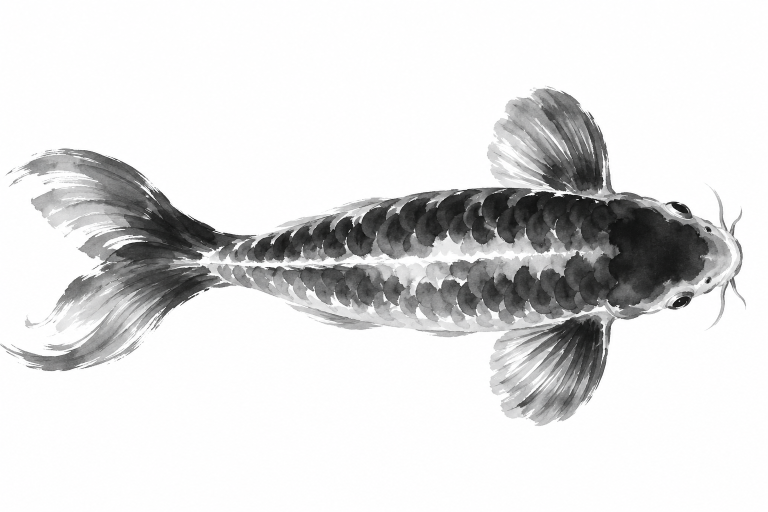
#> input picture art/carp_a.png, 1536 x 1024 px (shown at 1/2 size); its folder holds only this picture in this run
$ python prep.py
#> lines starting #> are read from the running program, lines starting #| are printed output that depends on the picture
"""Clean Codex paintings: force the background to pure white, trim, downscale into assets/."""
from pathlib import Path
from PIL import Image, ImageChops
import numpy as np

ROOT = Path(__file__).parent
SIZES = {"carp_a": 1024, "carp_b": 1024, "willow": 1600, "lotus": 900}

for name, width in SIZES.items():
    src = ROOT / f"{name}.png"
    if not src.exists():
        print("missing", name)
        continue
    img = np.asarray(Image.open(src).convert("RGB")).astype(float)
    # Lift near-white paper to exactly white so multiply leaves no rectangle.
    img = np.clip((img - 6) / (236 - 6), 0, 1) * 255
    im = Image.fromarray(img.astype("uint8"))
    box = ImageChops.difference(im, Image.new("RGB", im.size, "white")).point(lambda v: 255 if v > 12 else 0).getbbox()
#> box = (0, 172, 1492, 852)
    if name != "willow":
        im = im.crop(box)
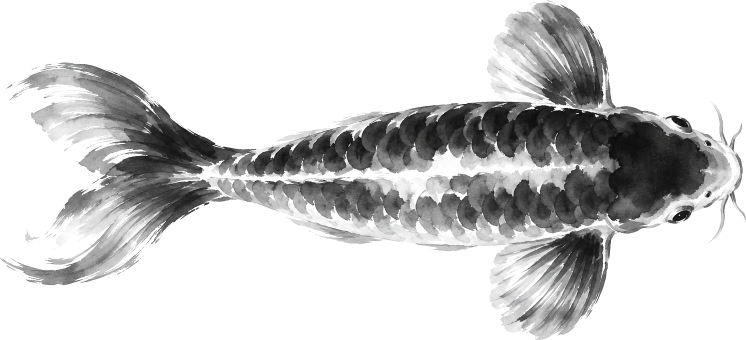
#> im: PIL image 1492x680 RGB (shown at 1/2 size); mean R, G, B 207, 207.1, 207.2
    if im.width > width:
        im = im.resize((width, round(im.height * width / im.width)), Image.LANCZOS)
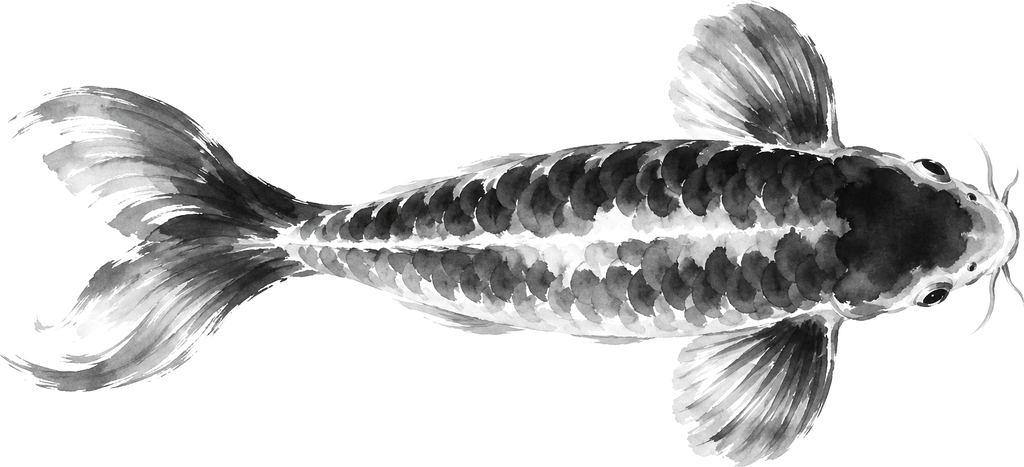
#> im: PIL image 1024x467 RGB; mean R, G, B 207, 207, 207.1
    im.save(ROOT.parent / "assets" / f"{name}.png")
    print(name, im.size)
#| carp_a (1024, 467)
